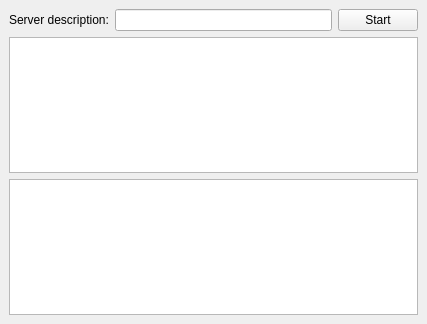
<?xml version="1.0" encoding="UTF-8"?>
<ui version="4.0">
 <class>QTcpTest</class>
 <widget class="QMainWindow" name="QTcpTest">
  <property name="geometry">
   <rect>
    <x>0</x>
    <y>0</y>
    <width>427</width>
    <height>324</height>
   </rect>
  </property>
  <property name="windowTitle">
   <string>QTcpTest</string>
  </property>
  <widget class="QWidget" name="centralwidget">
   <layout class="QGridLayout" name="gridLayout">
    <item row="0" column="1">
     <widget class="QLineEdit" name="lineEdit_serverDescription"/>
    </item>
    <item row="1" column="0" colspan="3">
     <widget class="QTextEdit" name="textEdit_messages">
      <property name="textInteractionFlags">
       <set>Qt::NoTextInteraction</set>
      </property>
     </widget>
    </item>
    <item row="0" column="0">
     <widget class="QLabel" name="label">
      <property name="text">
       <string>Server description:</string>
      </property>
     </widget>
    </item>
    <item row="0" column="2">
     <widget class="QPushButton" name="pushButton_startstop">
      <property name="text">
       <string>Start</string>
      </property>
     </widget>
    </item>
    <item row="2" column="0" colspan="3">
     <widget class="QTextEdit" name="textEdit_status">
      <property name="textInteractionFlags">
       <set>Qt::NoTextInteraction</set>
      </property>
     </widget>
    </item>
   </layout>
  </widget>
  <widget class="QMenuBar" name="menubar">
   <property name="geometry">
    <rect>
     <x>0</x>
     <y>0</y>
     <width>427</width>
     <height>22</height>
    </rect>
   </property>
  </widget>
 </widget>
 <resources/>
 <connections/>
</ui>
